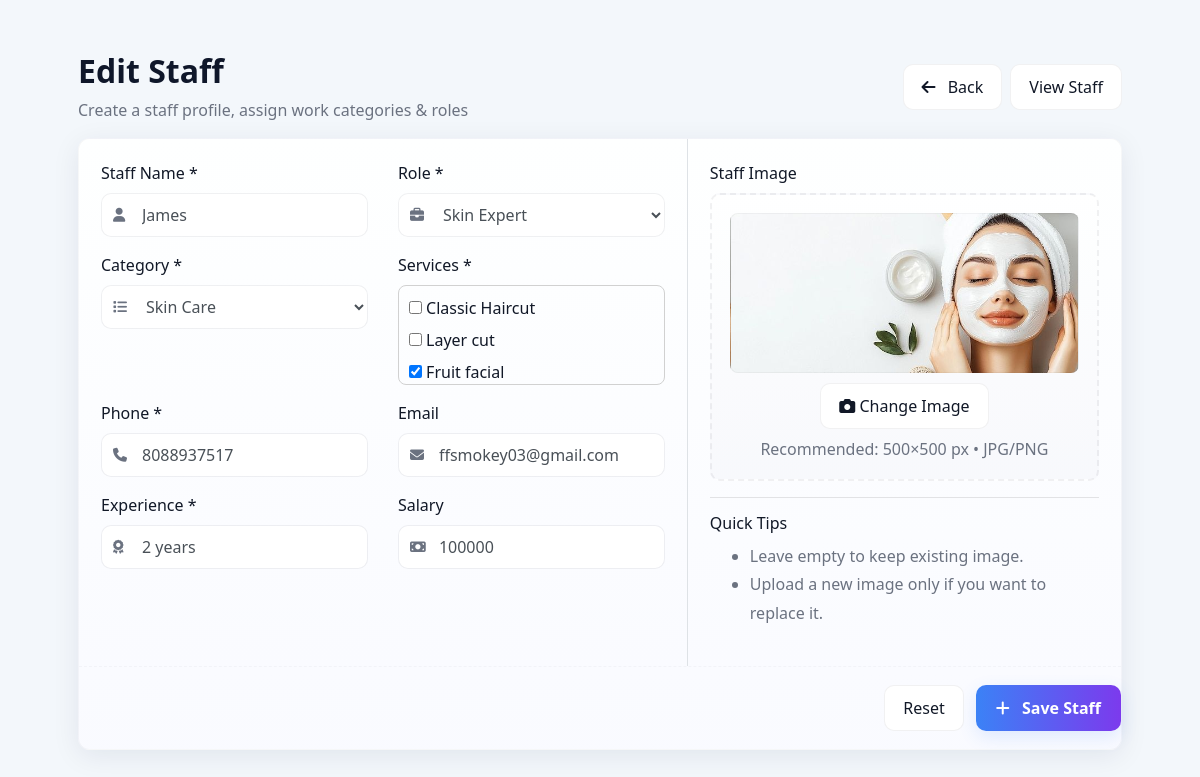
The page /Admin_App/Edit_Staff/2 on the database its author committed.
### Admin_App/models.py (models this page shows)
class Staffdb(models.Model):
    Staff_Name =models.CharField(max_length=15,blank=True,null=True)
    Role = models.CharField(max_length=50, null=True, blank=True)
    Work_category = models.CharField(max_length=50, null=True, blank=True)
    Services = models.TextField(null=True, blank=True)
    Phone = models.CharField(max_length=15, null=True, blank=True)
    Email = models.EmailField(null=True, blank=True)
    Experience =models.CharField(max_length=50, null=True, blank=True)
    Salary = models.IntegerField(null=True, blank=True)
    Staff_image = models.ImageField(upload_to="Staff", null=True, blank=True)

class Categorydb(models.Model):
    Category_Name= models.CharField(max_length=50,null=True,blank=True)
    Status = models.CharField(max_length=10, choices=STATUS_CHOICES, default='Active')
    Description=models.TextField(blank=True,null=True)
    Category_Image=models.ImageField(upload_to="Category",null=True,blank=True)

class Servicedb(models.Model):
    Service_Name =models.CharField(max_length=15,blank=True,null=True)
    Category = models.ForeignKey('Categorydb', on_delete=models.SET_NULL, null=True, blank=True)
    Price =models.DecimalField(max_digits=10, decimal_places=2,null=True,blank=True)
    Duration=models.IntegerField(blank=True,null=True)
    Description=models.TextField(null=True, blank=True)
    Status= models.CharField(max_length=10,null=True,blank=True)
    Service_Image=models.ImageField(upload_to="Service", null=True, blank=True)

### Admin_App/views.py (the view)
# urls.py: path('Edit_Staff/<int:staff_id>',views.edit_staff, name="edit_staff"),
def edit_staff(request,staff_id):
    Staff=Staffdb.objects.get(id=staff_id)
    cat = Categorydb.objects.all()
    services = Servicedb.objects.all()
    selected_services = []
    if Staff.Services:
        selected_services = Staff.Services.split(',')
    return render(request,"Edit_Staff.html",{'Staff':Staff, 'cat': cat, 'services': services,             # <-- SEND TO TEMPLATE
        'selected_services': selected_services,
    })

### Admin_App/templates/Edit_Staff.html (shortened to what this page needs)
<!doctype html>
<html lang="en">
<head>
    <link rel="stylesheet" href="https://stackpath.bootstrapcdn.com/bootstrap/4.5.2/css/bootstrap.min.css">
    <link rel="stylesheet" href="https://cdnjs.cloudflare.com/ajax/libs/font-awesome/6.4.0/css/all.min.css">
</head>
<body>
<div class="page-wrapper">
    <div class="page-title">
        <div>
            <h2>Edit Staff</h2>
            <div class="small-muted">Create a staff profile, assign work categories & roles</div>
        </div>
        <div class="d-flex align-items-center">
            <a href="{% url 'dashboard' %}" class="btn btn-outline mr-2">
                <i class="fa fa-arrow-left mr-2"></i> Back
            </a>
            <a href="#" class="btn btn-outline">View Staff</a>
        </div>
    </div>
    <div class="card card--glass">
        <form action="{% url 'update_staff' s_id=Staff.id  %}" method="post" enctype="multipart/form-data" class="row no-gutters">
            <div class="col-md-7">
                <div class="form-section">
                    <div class="row">
                        <div class="col-md-6">
                            <label class="font-weight-600">Staff Name *</label>
                            <div class="form-group">
                                <div class="input-icon">
                                    <i class="fa fa-user"></i>
                                    <input type="text" value="{{Staff.Staff_Name}}" name="staff_name" class="form-control"
                                           placeholder="e.g. Anu Krishna" required>
                                </div>
                            </div>
                        </div>
                        <div class="col-md-6">
                            <label class="font-weight-600">Role *</label>
                            <div class="form-group">
                                <div class="input-icon">
                                    <i class="fa fa-briefcase"></i>
                                    <select name="role" class="form-control" required>
    <option value="Skin Expert"
        {% if Staff.Role == "Skin Expert" %}selected{% endif %}>
        Skin Expert
    </option>
</select>
                                </div>
                            </div>
                        </div>
                        <div class="col-md-6">
                            <label class="font-weight-600">Category *</label>
                            <div class="form-group">
                                <div class="input-icon">
                                    <i class="fa fa-list"></i>
                                    <select name="work_category" id="categorySelect" class="form-control" >
                                        {% for i in cat %}
                                        <option value="{{ i.Category_Name }}"
                                            {% if i.Category_Name == Staff.Work_category %}selected{% endif %}>
                                            {{ i.Category_Name }}
                                        </option>
                                    {% endfor %}
                                    </select>
                                </div>
                            </div>
                        </div>
                        <div class="col-md-6">
    <label class="font-weight-600">Services *</label>
    <div class="form-group">
        <div class="input-icon">
            <div id="servicesBox"
                style="border:1px solid #d1d1d1; padding:10px; border-radius:8px; max-height:100px; overflow-y:auto;">
                 {% for s in services %}
                <div>
                    <input type="checkbox" name="services"
                           value="{{ s.Service_Name }}"
                           {% if s.Service_Name in selected_services %}checked{% endif %}>
                    <label>{{ s.Service_Name }}</label>
                </div>
                {% endfor %}
            </div>
        </div>
    </div>
</div>
                        <div class="col-md-6">
                            <label class="font-weight-600">Phone *</label>
                            <div class="form-group">
                                <div class="input-icon">
                                    <i class="fa fa-phone"></i>
                                    <input type="text" name="phone" value="{{Staff.Phone}}" class="form-control"
                                           placeholder="e.g. 9876543210" required>
                                </div>
                            </div>
                        </div>
                        <div class="col-md-6">
                            <label class="font-weight-600">Email</label>
                            <div class="form-group">
                                <div class="input-icon">
                                    <i class="fa fa-envelope"></i>
                                    <input type="email" name="email" value="{{Staff.Email}}" class="form-control"
                                           placeholder="e.g. anu@gmail.com">
                                </div>
                            </div>
                        </div>
                        <div class="col-md-6">
                            <label class="font-weight-600">Experience *</label>
                            <div class="form-group">
                                <div class="input-icon">
                                    <i class="fa fa-award"></i>
                                    <input type="text" value="{{Staff.Experience}}" name="experience" class="form-control"
                                           placeholder="e.g. 2 Years" required>
                                </div>
                            </div>
                        </div>
                        <div class="col-md-6">
                            <label class="font-weight-600">Salary</label>
                            <div class="form-group">
                                <div class="input-icon">
                                    <i class="fa fa-money-bill"></i>
                                    <input type="number" name="salary" value="{{Staff.Salary}}" class="form-control" placeholder="e.g. 15000">
                                </div>
                            </div>
                        </div>
                    </div>
                </div>
            </div>
           <div class="col-md-5 border-left">
    <div class="form-section">
        <label class="font-weight-600">Staff Image</label>
        <div class="upload-area">
            <div id="preview" class="img-preview"
                 style="background-image:url('{{ Staff.Staff_image.url }}');">
            </div>
            <div class="mb-2">
                <button type="button" class="btn btn-outline"
                        onclick="document.getElementById('imageInput').click();">
                    <i class="fa fa-camera"></i> Change Image
                </button>
            </div>
            <div class="small-muted">Recommended: 500×500 px • JPG/PNG</div>
        </div>
        <hr>
        <div class="mt-3">
            <h6 class="mb-2">Quick Tips</h6>
            <ul class="small-muted" style="line-height:1.8;">
                <li>Leave empty to keep existing image.</li>
                <li>Upload a new image only if you want to replace it.</li>
            </ul>
        </div>
    </div>
</div>
            <div class="col-12 actions">
                <button type="reset" class="btn btn-outline">Reset</button>
                <button type="submit" class="btn btn-primary">
                    <i class="fa fa-plus mr-2"></i> Save Staff
                </button>
            </div>
        </form>
    </div>
</div>
</body>
</html>

### Admin_App/templates/Edit_Staff.html (style rules this page uses)
:root { --primary: #3b82f6; --accent: #7c3aed; --muted: #6b7280; --radius: 12px; }
body { background: #f3f7fb; font-family: "Nunito", "Segoe UI", Roboto, Arial, sans-serif; color: #111827; }
.page-wrapper { padding: 28px; max-width: 1100px; margin: 24px auto; }
.card--glass { border-radius: var(--radius); background: linear-gradient(180deg, rgba(255,255,255,0.92), rgba(250,250,255,0.92)); box-shadow: 0 6px 28px rgba(14,30,60,0.08); border: 1px solid rgba(20,20,40,0.03); }
.page-title { display:flex; align-items:center; justify-content:space-between; margin-bottom:16px; }
.page-title h2 { font-weight:700; color:#0f172a; }
.small-muted { color:var(--muted); }
.form-section { padding:22px; }
.form-group .input-icon { position:relative; }
.form-group .input-icon i { position:absolute; left:12px; top:50%; transform:translateY(-50%); color:var(--muted); font-size:14px; }
.form-group input.form-control, .form-group select.form-control, .form-group textarea.form-control { padding-left:40px; border-radius:10px; height:44px; border:1px solid rgba(20,20,40,0.06); }
.upload-area { border: 2px dashed rgba(20,20,40,0.06); border-radius:10px; padding:18px; text-align:center; background: linear-gradient(180deg, rgba(255,255,255,0.6), rgba(245,246,250,0.6)); transition: .18s ease; }
.img-preview { width:100%; height:160px; background-size:cover; background-position:center; border-radius:8px; margin-bottom:10px; border:1px solid rgba(0,0,0,0.04); }
.btn-primary { background: linear-gradient(90deg,var(--primary),var(--accent)); border:0; border-radius:10px; padding:10px 20px; box-shadow: 0 6px 18px rgba(59,130,246,0.14); font-weight:600; }
.btn-outline { background:#fff; border:1px solid rgba(20,20,40,0.06); border-radius:10px; padding:10px 18px; color:#111827; }
.actions { display:flex; justify-content:flex-end; gap:12px; padding:18px 22px; border-top:1px dashed rgba(20,20,40,0.03); }

### rows shown on the page
Staffdb: staff_name "James", role "Skin Expert", work_category "Skin Care", phone "8088937517", email "ffsmokey03@gmail.com", experience "2 years", salary "100000", Staff_image (picture)
Servicedb: Service_Name "Classic Haircut"
Servicedb: Service_Name "Layer cut"
Servicedb: Service_Name "☑", Service_Name "Fruit facial"
